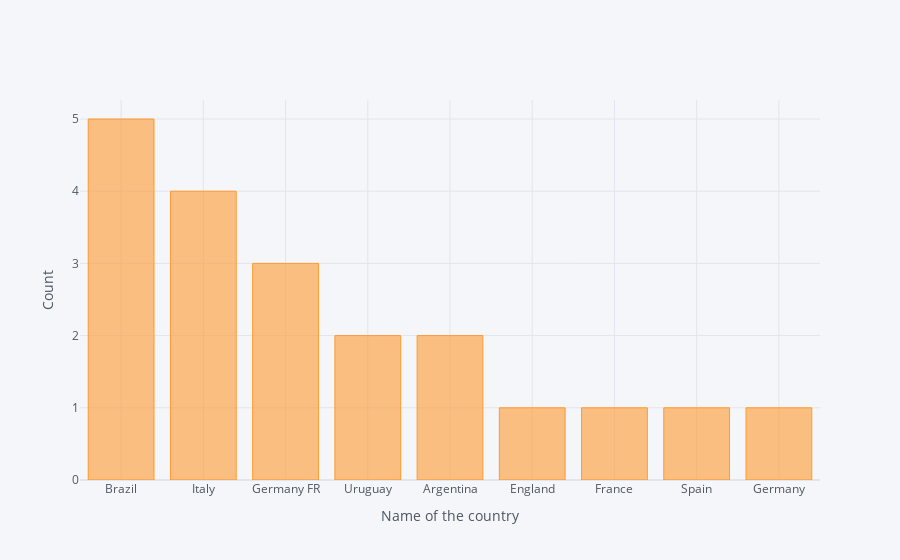

Write notebook code for a chart like this one.
### Code cell
winners.iplot(
    kind = 'bar',
    xTitle = 'Name of the country',
    yTitle = 'Count'
)

### Figure 1 — Plotly figure (JSON) as saved in the notebook; plotly's stock layout.template omitted (floating-point values rounded to 4 significant figures)
{"data": [{"marker": {"color": "rgba(255, 153, 51, 0.6)", "line": {"color": "rgba(255, 153, 51, 1.0)", "width": 1}}, "name": "count", "orientation": "v", "text": "", "type": "bar", "x": ["Brazil", "Italy", "Germany FR", "Uruguay", "Argentina", "England", "France", "Spain", "Germany"], "y": [5, 4, 3, 2, 2, 1, 1, 1, 1]}], "layout": {"legend": {"bgcolor": "#F5F6F9", "font": {"color": "#4D5663"}}, "paper_bgcolor": "#F5F6F9", "plot_bgcolor": "#F5F6F9", "title": {"font": {"color": "#4D5663"}}, "xaxis": {"gridcolor": "#E1E5ED", "showgrid": true, "tickfont": {"color": "#4D5663"}, "title": {"font": {"color": "#4D5663"}, "text": "Name of the country"}, "zerolinecolor": "#E1E5ED"}, "yaxis": {"gridcolor": "#E1E5ED", "showgrid": true, "tickfont": {"color": "#4D5663"}, "title": {"font": {"color": "#4D5663"}, "text": "Count"}, "zerolinecolor": "#E1E5ED"}}}
